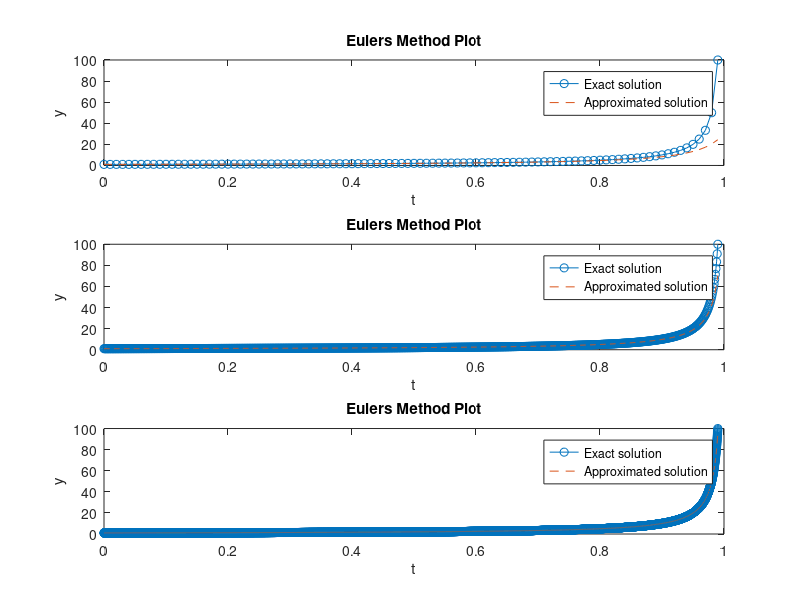

Recreate this plot in MATLAB.
f = @(t,y) y^2;                 %Differential Equation
F = @(t) 1/(1-t); 
E = zeros(1,3); 
A = zeros(1,3); 
T = zeros(1,3); 
Z = zeros(1,3); 
H=[0.01 0.001 0.0001];
c=1;
E0 = 1;

for N=1:3
    h = H(N);  % step size           
    t = 0:h:0.99; 
    y = zeros(1,length(t)); 
    W = zeros(1,length(t)); 
    y(1) = 1;                              % given Inital consition    
    n=0.99/h;                               %No of iterations
    for i = 2:n+1
         y(i) = y(i-1) + h*f(t(i-1),y(i-1));    
    end
    for q = 1:n+1
         W(q) = F(t(q)); 
    end
    subplot(3,1,N)
    plot(t,W,'o-', t, y, '--')
    xlabel('t');
    ylabel('y'); 
    title('Eulers Method Plot');
    legend('Exact solution','Approximated solution')
    K=abs(F(t(i))-y(i));
    eI = K/abs(F(t(i)));
    Z(c)=t(i);
    T(c) = F(t(i));
    A(c) = y(i);
    E(c) = eI;
    E0 = eI;
    c=c+1;
end
fprintf('    Step number    Final time        Approximated solution     True solution     Relative Error');
fprintf('\n\n')  
for j = 1:3
    fprintf('%10d %20d %20d %20d %17d\n',j,Z(j) ,A(j) , T(j),E(j))
      
end